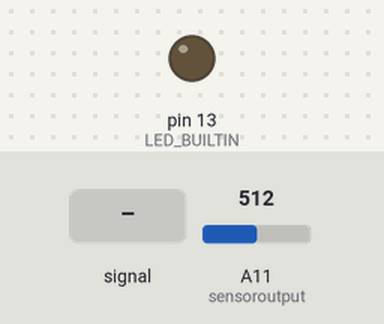
A sketch run on a simulated Arduino Leonardo, built with avr-gcc and run on an emulated ATmega32U4. On the bench: output pins drawn as LEDs (lit = HIGH). The test bench sets the inputs (shaded band); at power-on: A11 (sensoroutput) = 512. What the sketch prints to the serial monitor is not drawn.

Above: at 1.2 s.
1.3 s: A11 (sensoroutput) fed a 1000 Hz sine of ±255 counts around its level
At 2.7 s:
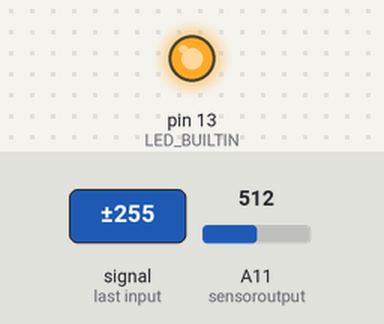
4.3 s: A11 (sensoroutput) set to 716
At 5.9 s:
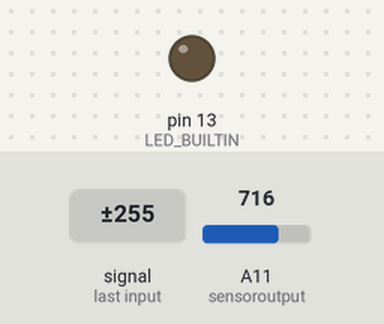
6.8 s: A11 (sensoroutput) set to 514
8.3 s: A11 (sensoroutput) set to 494
At 9.2 s:
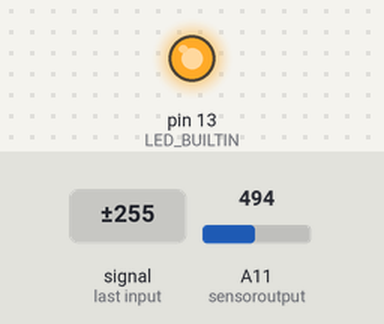
Timing chart, 0 to 10.8 s (numbered marks = the images above; inputs shaded):
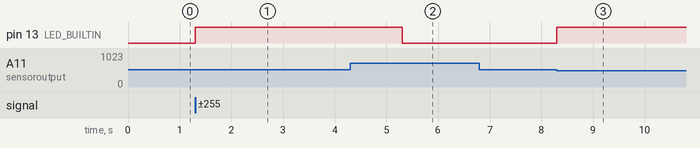

The sketch:

DCPinSinglePiezoMIDIOutput.ino
```cpp
#include <MIDIUSB.h>

int sensoroutput = A11; // the analog pin connected to the sensor
int THRESHOLD = 500;
// Acoustic Snare on MIDI Channel 10 (internally, Channel 9)
uint8_t channel = 1;  // MIDI channels are 0-15, so Channel 10 is 9
uint8_t pitch = 38;   // Acoustic Snare drum pitch
uint8_t velocity = 127;  // Maximum hit velocity


void setup() {
  Serial.begin(115200);
  pinMode(LED_BUILTIN, OUTPUT);

}

void controlChange(byte channel, byte control, byte value) {
  midiEventPacket_t event = { 0x0B, 0xB0 | channel, control, value };
  MidiUSB.sendMIDI(event);
}

void loop() {
  int value = analogRead(sensoroutput);

  Serial.println(analogRead(sensoroutput));

    if (value <= THRESHOLD)                    // function to check voltage level from sensor
    {
      Serial.println("Sending note on");
      noteOn(channel, pitch, velocity);  // Channel 0, middle C, normal velocity
      digitalWrite(LED_BUILTIN, HIGH);
      MidiUSB.flush();
      delay(2000);
    }
    else {
      noteOff(channel, pitch, velocity);  // Channel 0, middle C, normal velocity
      digitalWrite(LED_BUILTIN, LOW);
      MidiUSB.flush();
    }
  }

void noteOn(uint8_t channel, uint8_t pitch, uint8_t velocity) {
  midiEventPacket_t noteOn = {0x09, 0x90 | channel, pitch, velocity};
  MidiUSB.sendMIDI(noteOn);
  MidiUSB.flush(); // Make sure to send the message immediately
}

void noteOff(uint8_t channel, uint8_t pitch, uint8_t velocity) {
  midiEventPacket_t noteOff = {0x08, 0x80 | channel, pitch, 0}; // Velocity should be 0 for noteOff
  MidiUSB.sendMIDI(noteOff);
  MidiUSB.flush(); // Make sure to send the message immediately
}
```

Measured:
- the behaviour switches between 501 and 500 on A11 (sensoroutput) (found by bisection; images 2 and 3)
- after the input at 1.3 s, pin 13 (LED_BUILTIN): LOW → HIGH at once
- after the input at 4.3 s, pin 13 (LED_BUILTIN): HIGH → LOW after 1.0 s
- after the input at 8.3 s, pin 13 (LED_BUILTIN): LOW → HIGH at once
